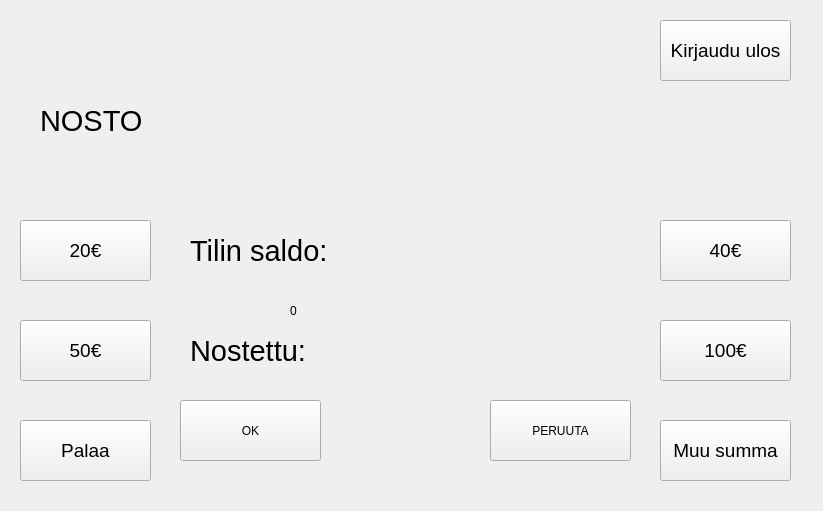
<?xml version="1.0" encoding="UTF-8"?>
<ui version="4.0">
 <class>nosto</class>
 <widget class="QWidget" name="nosto">
  <property name="geometry">
   <rect>
    <x>0</x>
    <y>0</y>
    <width>823</width>
    <height>511</height>
   </rect>
  </property>
  <property name="windowTitle">
   <string>Form</string>
  </property>
  <widget class="QPushButton" name="btnPalaa">
   <property name="geometry">
    <rect>
     <x>20</x>
     <y>420</y>
     <width>131</width>
     <height>61</height>
    </rect>
   </property>
   <property name="font">
    <font>
     <pointsize>14</pointsize>
    </font>
   </property>
   <property name="text">
    <string>Palaa</string>
   </property>
  </widget>
  <widget class="QPushButton" name="btn50e">
   <property name="geometry">
    <rect>
     <x>20</x>
     <y>320</y>
     <width>131</width>
     <height>61</height>
    </rect>
   </property>
   <property name="font">
    <font>
     <pointsize>14</pointsize>
    </font>
   </property>
   <property name="text">
    <string>50€</string>
   </property>
  </widget>
  <widget class="QPushButton" name="btnKirjauduUlos">
   <property name="geometry">
    <rect>
     <x>660</x>
     <y>20</y>
     <width>131</width>
     <height>61</height>
    </rect>
   </property>
   <property name="font">
    <font>
     <pointsize>14</pointsize>
    </font>
   </property>
   <property name="text">
    <string>Kirjaudu ulos</string>
   </property>
  </widget>
  <widget class="QPushButton" name="btn100e">
   <property name="geometry">
    <rect>
     <x>660</x>
     <y>320</y>
     <width>131</width>
     <height>61</height>
    </rect>
   </property>
   <property name="font">
    <font>
     <pointsize>14</pointsize>
    </font>
   </property>
   <property name="text">
    <string>100€</string>
   </property>
  </widget>
  <widget class="QPushButton" name="btn20e">
   <property name="geometry">
    <rect>
     <x>20</x>
     <y>220</y>
     <width>131</width>
     <height>61</height>
    </rect>
   </property>
   <property name="font">
    <font>
     <pointsize>14</pointsize>
    </font>
   </property>
   <property name="text">
    <string>20€</string>
   </property>
  </widget>
  <widget class="QLabel" name="label">
   <property name="geometry">
    <rect>
     <x>40</x>
     <y>90</y>
     <width>251</width>
     <height>61</height>
    </rect>
   </property>
   <property name="font">
    <font>
     <pointsize>22</pointsize>
    </font>
   </property>
   <property name="text">
    <string>NOSTO</string>
   </property>
  </widget>
  <widget class="QPushButton" name="btn40e">
   <property name="geometry">
    <rect>
     <x>660</x>
     <y>220</y>
     <width>131</width>
     <height>61</height>
    </rect>
   </property>
   <property name="font">
    <font>
     <pointsize>14</pointsize>
    </font>
   </property>
   <property name="text">
    <string>40€</string>
   </property>
  </widget>
  <widget class="QPushButton" name="btnmuuSumma">
   <property name="geometry">
    <rect>
     <x>660</x>
     <y>420</y>
     <width>131</width>
     <height>61</height>
    </rect>
   </property>
   <property name="font">
    <font>
     <pointsize>14</pointsize>
    </font>
   </property>
   <property name="text">
    <string>Muu summa</string>
   </property>
  </widget>
  <widget class="QLabel" name="Tilinsaldotxt">
   <property name="geometry">
    <rect>
     <x>190</x>
     <y>220</y>
     <width>141</width>
     <height>61</height>
    </rect>
   </property>
   <property name="font">
    <font>
     <pointsize>22</pointsize>
    </font>
   </property>
   <property name="text">
    <string>Tilin saldo:</string>
   </property>
  </widget>
  <widget class="QLabel" name="nostettutxt">
   <property name="geometry">
    <rect>
     <x>190</x>
     <y>320</y>
     <width>131</width>
     <height>61</height>
    </rect>
   </property>
   <property name="font">
    <font>
     <pointsize>22</pointsize>
    </font>
   </property>
   <property name="text">
    <string>Nostettu:</string>
   </property>
  </widget>
  <widget class="QLabel" name="tilinSaldo">
   <property name="geometry">
    <rect>
     <x>340</x>
     <y>220</y>
     <width>151</width>
     <height>61</height>
    </rect>
   </property>
   <property name="font">
    <font>
     <pointsize>22</pointsize>
    </font>
   </property>
   <property name="text">
    <string/>
   </property>
  </widget>
  <widget class="QLabel" name="nostettu">
   <property name="geometry">
    <rect>
     <x>320</x>
     <y>320</y>
     <width>151</width>
     <height>61</height>
    </rect>
   </property>
   <property name="font">
    <font>
     <pointsize>22</pointsize>
    </font>
   </property>
   <property name="text">
    <string/>
   </property>
  </widget>
  <widget class="QLabel" name="saldoVastaus">
   <property name="geometry">
    <rect>
     <x>340</x>
     <y>400</y>
     <width>151</width>
     <height>61</height>
    </rect>
   </property>
   <property name="font">
    <font>
     <pointsize>22</pointsize>
    </font>
   </property>
   <property name="text">
    <string/>
   </property>
  </widget>
  <widget class="QLabel" name="jaljella">
   <property name="geometry">
    <rect>
     <x>190</x>
     <y>400</y>
     <width>131</width>
     <height>61</height>
    </rect>
   </property>
   <property name="font">
    <font>
     <pointsize>22</pointsize>
    </font>
   </property>
   <property name="text">
    <string>Jäljellä:</string>
   </property>
  </widget>
  <widget class="QWidget" name="muuSummaWidget" native="true">
   <property name="geometry">
    <rect>
     <x>160</x>
     <y>220</y>
     <width>491</width>
     <height>261</height>
    </rect>
   </property>
   <widget class="QPushButton" name="btnOk">
    <property name="geometry">
     <rect>
      <x>20</x>
      <y>180</y>
      <width>141</width>
      <height>61</height>
     </rect>
    </property>
    <property name="text">
     <string>OK</string>
    </property>
   </widget>
   <widget class="QPushButton" name="btnPeruuta">
    <property name="geometry">
     <rect>
      <x>330</x>
      <y>180</y>
      <width>141</width>
      <height>61</height>
     </rect>
    </property>
    <property name="text">
     <string>PERUUTA</string>
    </property>
   </widget>
   <widget class="QLabel" name="muuSummalabel">
    <property name="geometry">
     <rect>
      <x>130</x>
      <y>60</y>
      <width>231</width>
      <height>61</height>
     </rect>
    </property>
    <property name="text">
     <string>0</string>
    </property>
   </widget>
  </widget>
 </widget>
 <resources/>
 <connections/>
</ui>
